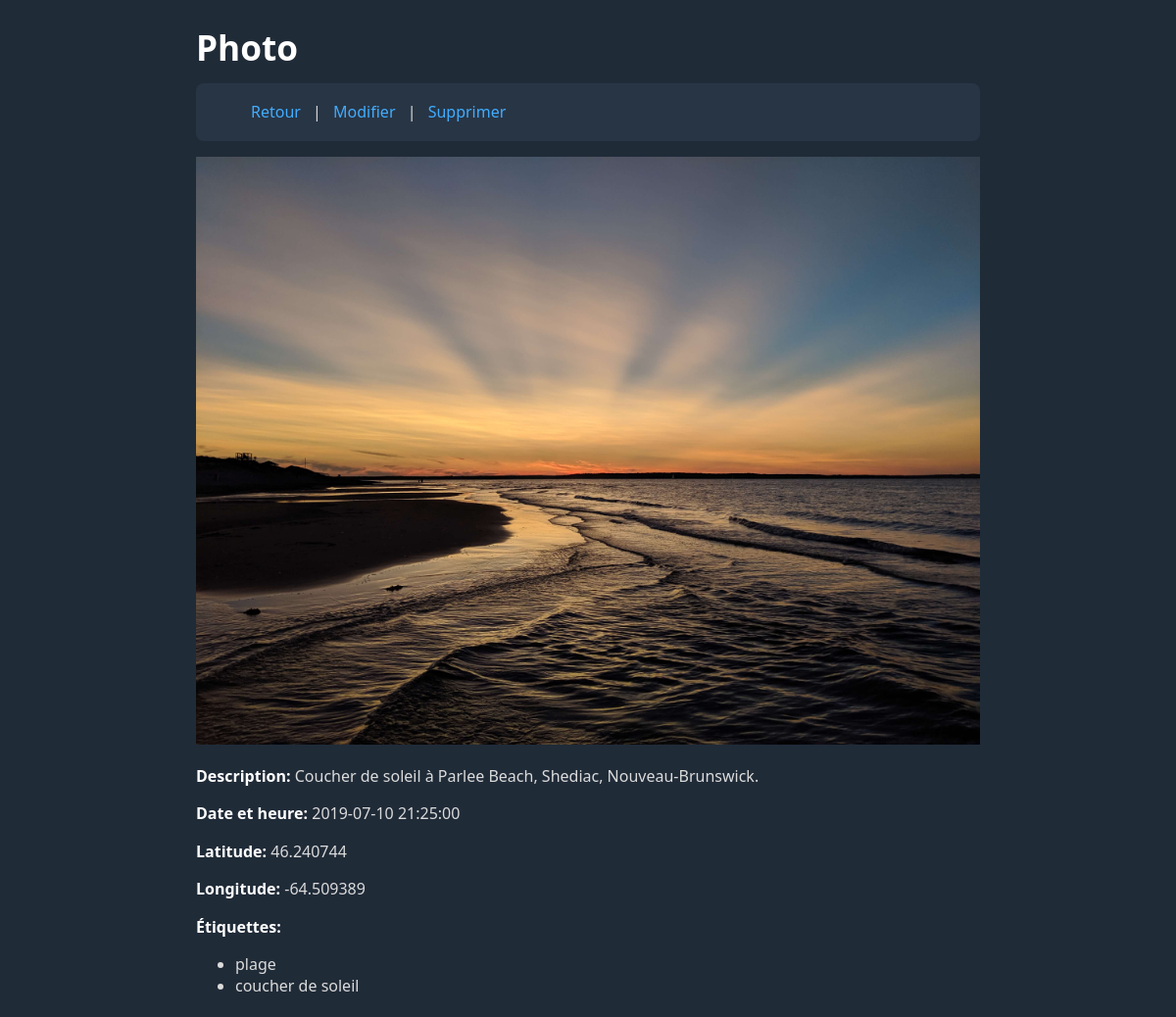
The app's page /?action=view_photo&id=3 with its own data.
### tables this page shows
CREATE TABLE photo (
    id INT AUTO_INCREMENT PRIMARY KEY,
    description TEXT NOT NULL DEFAULT '',
    timestamp DATETIME DEFAULT NULL,
    latitude DOUBLE DEFAULT NULL,
    longitude DOUBLE DEFAULT NULL,
    filepath VARCHAR(4096)
);

### controllers/view_photo.php (called while the page is built, shortened)
<?php
require_once(__DIR__ . '/../models/photo.php');
class ViewPhotoController {
    private $model;
    public function __construct($db) {
        $this->model = new PhotoModel($db);
    }
    public function handle($get) {
        $photo = $this->model->get($get['id']);
        include(__DIR__ . '/../views/view_photo.php');
    }
}
?>

### models/photo.php (called while the page is built, shortened)
<?php
class PhotoModel {
    private $db;
    public function __construct($db) {
        $this->db = $db;
    }
    public function get($id) {
        $query = $this->db->prepare("SELECT id, description, timestamp, latitude, longitude, filepath FROM photo WHERE id = ?");
        $query->execute([$id]);
        $photo = $query->fetch();
        $query = $this->db->prepare("SELECT name FROM tag INNER JOIN photo_tag ON tag.id = photo_tag.tag_id WHERE photo_tag.photo_id = ?");
        $query->execute([$id]);
        $tags = $query->fetchAll();
        $photo['tags'] = [];
        foreach ($tags as $tag) {
            $photo['tags'][] = $tag['name'];
        }
        return $photo;
    }
}
?>

### views/view_photo.php (the view, shortened to what this page needs)
<?php
require_once(__DIR__ . '/../helpers.php');
?>
<body>
<h1>Photo</h1>
<nav>
    <ul>
        <li><a href="?">Retour</a></li>
        <li><a href="?action=edit_photo&id=<?= $photo['id'] ?>">Modifier</a></li>
        <li>
            <a
                href="?action=delete_photo&id=<?= $photo['id'] ?>"
                onclick="return confirm('Voulez-vous vraiment supprimer cette photo?')"
            >
                Supprimer
            </a>
        </li>
    </ul>
</nav>
<img src="<?= $photo['filepath'] ?>" />
<p><strong>Description: </strong><?= $photo['description'] ?></p>
<p><strong>Date et heure: </strong><?= $photo['timestamp'] ?></p>
<p><strong>Latitude: </strong><?= $photo['latitude'] ?></p>
<p><strong>Longitude: </strong><?= $photo['longitude'] ?></p>
<p><strong>Étiquettes: </strong></p>
<ul>
    <?php foreach ($photo['tags'] as $tag): ?>
        <li><?= $tag ?></li>
    <?php endforeach; ?>
</ul>
</body>
</html>

### water.css (style rules this page uses)
:root { --background-body: #202b38; --background: #161f27; --background-alt: #1a242f; --selection: #1c76c5; --text-main: #dbdbdb; --text-bright: #fff; --text-muted: #a9b1ba; --links: #41adff; --focus: #0096bfab; --border: #526980; --code: #ffbe85; --animation-duration: 0.1s; --button-base: #0c151c; --button-hover: #040a0f; --scrollbar-thumb: var(--button-hover); --scrollbar-thumb-hover: rgb(0, 0, 0); --form-placeholder: #a9a9a9; --form-text: #fff; --variable: #d941e2; --highlight: #efdb43; }
html { scrollbar-color: #040a0f #202b38; scrollbar-color: var(--scrollbar-thumb) var(--background-body); scrollbar-width: thin; }
body { font-family: system-ui, -apple-system, BlinkMacSystemFont, 'Segoe UI', 'Roboto', 'Oxygen', 'Ubuntu', 'Cantarell', 'Fira Sans', 'Droid Sans', 'Helvetica Neue', 'Segoe UI Emoji', 'Apple Color Emoji', 'Noto Color Emoji', sans-serif; line-height: 1.4; max-width: 800px; margin: 20px auto; padding: 0 10px; word-wrap: break-word; color: #dbdbdb; color: var(--text-main); background: #202b38; background: var(--background-body); text-rendering: optimizeLegibility; }
h1 { font-size: 2.2em; margin-top: 0; }
h1, h2, h3, h4, h5, h6 { margin-bottom: 12px; margin-top: 24px; }
h1 { color: #fff; color: var(--text-bright); }
strong { color: #fff; color: var(--text-bright); }
h1, h2, h3, h4, h5, h6, b, strong, th { font-weight: 600; }
::placeholder { color: #a9a9a9; color: var(--form-placeholder); }
a { text-decoration: none; color: #41adff; color: var(--links); }
img, video { max-width: 100%; height: auto; }

### gallery.css (style rules this page uses)
nav { background-color: #283545; border-radius: 8px; padding: 2px 16px; margin-bottom: 16px; }
nav li { display: inline; margin: 0; padding: 0; }
nav li:not(:last-child)::after { content: " | "; margin: 0 8px; }

### records on screen
photo: filepath (picture), description "Coucher de soleil à Parlee Beach, Shediac, Nouveau-Brunswick.", timestamp "2019-07-10 21:25:00", latitude "46.240744", longitude "-64.509389"

### other values on screen
$tag "plage"
$tag "coucher de soleil"
